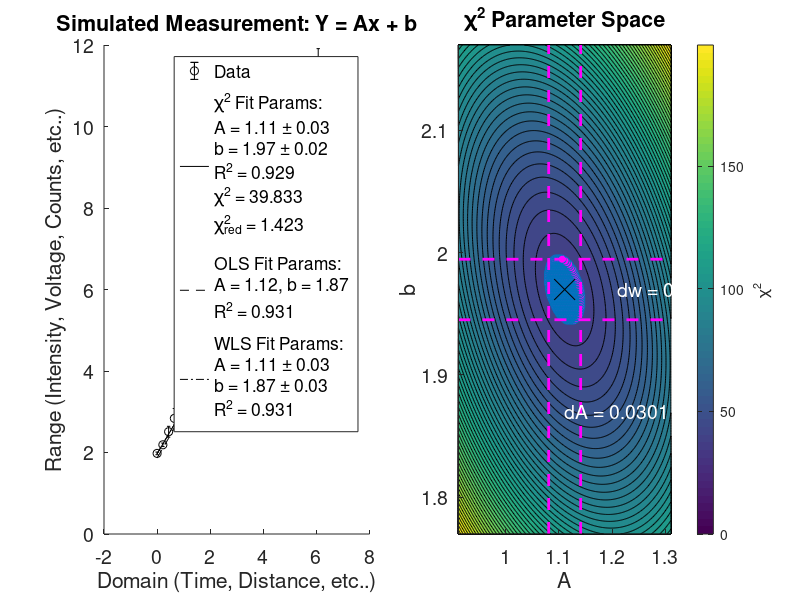

Write MATLAB code to recreate this figure.
%%%%
% This matlab file demonstrates how to fit data to a model using
%   - Chi^2 minimization (with Min chi^2 plus one)
%   - Ordinary least squares (OLS)
%   - Weighted least squares (WLS)
%
% This file is hardcoded for a 2-parameter models, but may be generalized
% for any number of parameters.
%
% Three examples are pre-programmed in for you to explore: a sinusoid
% measurement, a linear fit with signal dependent noise, and the example
% from the counterpart excel sheet on blackboard.
%
% Exploration of this file is encouraged. To guide your investigation,
% think about the following questions.
%
% 1. How do the measurement settings (pts, Nrep, nlvl) affect the precision
%    of the fits?
%
% 2. What is more desirable: more data points per measurement or more total
%    measurements?
%
% 3. How useful is the "Goodness of fit" R^2 statistic at comparing each
%    fitting method?
%
% 4. How do the weighting schemes affect the fits in both methods?
%
% 
% By:  Eric Kercher 
% On:  18FEB2019
% For: PHYS5318 - Principals of Experimental Physics
% At:  Northeastern University
%%%%%%n
 
clear; close all; clc;
 
% Seed for random number generatior. Creates the same noise, and therefore
% the same fit, every run. Comment out for different noise on each run.
rng(5318);
 
% Choose example 'linear' or 'sine' to generate a simulated data set,
% 'excel' to display an example from the excel spreadsheet, 
% or choose 'custom' to write or load in your own data
examp = 'linear';
 
% Choose between 'ordinary' and 'weighted' chi-squared methods
method = 'weighted';
 
 
%% Simulate a measured data set 
A    = 1;        % Free parameter #1
b    = 2;        % Free parameter #2
pts  = 30;       % Data points (shoud be much better than Nyquist!!)
dof  = pts - 2;  % Degrees of freedom of the model (Assume 2 fit params)
Nrep = 5;       % Number of measurements (need at least 2)
nlvl = 0.5;      % Noise level (0 < nlvl < 1)
 
% Domain
x = linspace(0, 2*pi, pts)';
 
% Generate data
switch examp
    case 'sine'
        % Sine wave with Amplitude 'A' and frequency 'b'
        y = repmat(A*sin(b*x), [1 Nrep]) + nlvl*randn(length(x), Nrep);
        
        % Define model using anonymous function
        fit = @(p, x) p(1) .* sin(p(2) .* x);
        
        titlestr = 'Simulated Measurement: Y = Asin(bx)';
        
        % Compute average and SEM
        yavg = mean(y, 2);
        ysem = std(y, 0 , 2) ./ sqrt(Nrep);
 
    case 'linear'
        % Linear response with slope 'A' and intercept 'b'
        % Note the signal dependent noise and constant noise floor.
        y = repmat(A*x + b, [1 Nrep]) + nlvl.*x.*randn(length(x), Nrep) ...
            + .1.*randn(length(x), Nrep);
        
        % Define  model
        fit = @(p, x) p(1) .* x + p(2);
        
        titlestr = 'Simulated Measurement: Y = Ax + b';
        
        % Compute average and SEM
        yavg = mean(y, 2);
        ysem = std(y, 0 , 2) ./ sqrt(Nrep);
 
    case 'excel'
        x    = [1 2 3 4 5]';
        yavg = [0.811938401;
                6.96543519;
                8.350586879;
                9.006213575;
                13.64499783];
        ysem = [0.5 1.2 1.5 1.4 0.8]';
        
        A = 3;
        b = -2;
        pts = length(x);
        dof = pts - 2;
        
        % Define  model
        fit = @(p, x) p(1) .* x + p(2);
        
        titlestr = 'Example from Excel Sheet: Y = Ax + b';
        
    case 'custom'
        % Load your own data here... 
%         load('mydata.mat')
        
%         x = ...
%         y = ...
%         A = ...
%         b = ...
%         pts = ...
%         dof = pts - 2;
%         Nrep = ...
 
%         fit = ...
%         titlestr = ...
 
%         yavg = ...
%         ysem = ...
    
    otherwise
        error('Example not recognized');
end
 
 
%% Chi-squared minimization
 
% Define chi-squared error metric
switch method
    case 'weighted'
        % Data points are weighted by uncertainty
        chi2 = @(p) sum( ((yavg - fit(p, x)) ./ ysem).^2 );
        
    case 'ordinary'
        % Assume equal uncertainties of 1 (This is just an ordinary
        % sum-squared-error calculation)
        chi2 = @(p) sum( ((yavg - fit(p, x)) ./    1).^2 );
        
    otherwise
        error('Chi^2 method not recognized');
end
 
% Initial condition for fminsearch 
x0 = [A b];
 
% Use 'fminsearch' to find the parameters that minimize the chi2 function
pmin = fminsearch(chi2, x0);
 
% Find minimum chi2 using parameters
minchisq = chi2(pmin);
 
% Calculate the "goodness of fit" R^2
Rsq_chi2 = 1 - sum((yavg - fit(pmin, x)).^2)/sum((yavg - mean(yavg)).^2);
 
%% Chi-squared min + 1 
 
% Take a look at chi-squared in parameter space
% NOTE: Adjust the range 'r' to zoom in/out on the chi^2 + 1 ellipse;
% It should fill at least 1% of the grid. 
r = 0.2;
Arange = linspace(pmin(1) - r, pmin(1) + r, 300);
brange = linspace(pmin(2) - r, pmin(2) + r, 300);
[X, Y] = ndgrid(Arange, brange);
 
% Compute Chi-squared at each point in parameter space
Z = zeros(size(X));
for i = 1:size(X, 1)
    for j = 1:size(X, 2)
        Z(i, j) = chi2( [X(i, j), Y(i, j)] );
    end
end
 
% Look for all values in Z that compute as less than Chi^2 + 1
[idxA, idxb] = find(Z <= minchisq + 1);
 
% Make sure range was set correctly by checking how many grid points were
% found in the chi2 + 1 ellipse (percentage of grid points)
if numel(idxA)/numel(X) < 0.01
    warning('Ellipse is too small, please zoom in for better precision.');
end
 
% Compute uncertainty in A and b
dAmin = min(Arange(idxA)); dAmax = max(Arange(idxA));
dbmin = min(brange(idxb)); dbmax = max(brange(idxb));
dA = (dAmax - dAmin)/2;    db = (dbmax - dbmin)/2;
 
 
%% OLS and WLS via matrix methods
 
% linearize the data using 
x_lin = x;
y_lin = yavg; 
 
% OLS
 
% Construct x matrix with one column for each parameter in the model.
% Each column is scaled to the order of the polynomial of x. For a linear
% equation, the first column is x^1 (just x), and second column is x^0,
% which is a vector of ones. This method works for n-degree polynomial fits
 
x_ols = [x_lin, ones(length(x_lin), 1)];
 
% Matrix version: (X'*X)^(-1) * X' * Y
% p_ols = inv(x_ols' * x_ols) * x_ols' * yavg;
 
% But wait! Matlab has a convenient shorthand for this calculation 
% using the backslash '\' operator:
p_ols = x_ols \ y_lin;
 
% OLS coefficients
A_ols = p_ols(1);
b_ols = p_ols(2);
 
% Goodness of fit
Rsq_ols = 1 - sum((y_lin - fit(p_ols, x)).^2)/sum((y_lin - mean(y_lin)).^2);
 
 
% WLS
 
% x and y get weighted by their uncertainty
x_wls = x_ols ./ ysem;
y_wls = y_lin ./ ysem;
 
% Compute coeficients (same as OLS method)
p_wls = x_wls \ y_wls;
 
% Covaraince matrix
cov = inv(x_wls'*x_wls);
 
% NOTE: this this is equivalent to a 1/dy^2 weighting, which can be  
% calculated explicitly by defining a weight matrix of 1/dy^2 on the
% diagonal (zeros everywhere else), then computing a solution using the
% OLS matrices multiplied by the weights like so:
% W = diag(1 ./ (ysem.^2));
 
% % The covariance matrix is
% cov = inv(x_ols' * W * x_ols);
 
% % The coefficients are computed as
% p_wls = cov * x_ols' * W * y_lin;
 
% Try it out yourself and compare. There are a number of other weighting
% strategies that can be employed too, like 1/dy, 1/x, etc... try a few and
% see how they affect the results.
 
 
% Individual coefficients
A_wls = p_wls(1);
b_wls = p_wls(2);
 
% The uncertainties in each parameter lie on the diagonal of the covariance
% matrix
sigma_p = sqrt(diag(cov));
dA_wls = sigma_p(1);
db_wls = sigma_p(2);
 
% Goodness of fit
Rsq_wls = 1 - sum((y_lin - fit(p_wls, x)).^2)/sum((y_lin - mean(y_lin)).^2);
 
 
%% Display
 
% Plot the data model with the minimized parameters
figure('position', [100 100 1500 600]); 
subplot(1,2,1);hold on;
set(gca, 'FontSize', 14);
errorbar(x, yavg, ysem, 'ok');
plot(x, fit(pmin, x), 'k');
 
% Plot OLS/WLS fits if NOT sine example
if ~strcmp(examp, 'sine')
    plot(x, fit(p_ols, x), '--k');
    plot(x, fit(p_wls, x), '-.k');
end
 
xlabel('Domain (Time, Distance, etc..)');
ylabel('Range (Intensity, Voltage, Counts, etc..)');
title(titlestr);
 
% Fit information
str_chi2 = sprintf(['\\chi^2 Fit Params:\n' ...
               'A = %3.2f \\pm %3.2f \n' ...
               'b = %3.2f \\pm %3.2f \n' ...
               'R^2 = %4.3f \n' ...
               '\\chi^2 = %4.3f \n' ...
               '\\chi^2_{red} = %4.3f \n'], pmin(1), dA, pmin(2),...
                db, Rsq_chi2, minchisq, minchisq/dof);
            
str_ols = sprintf(['OLS Fit Params: \n' ...
               'A = %3.2f, b = %3.2f \n' ...
               'R^2 = %4.3f \n'], A_ols, b_ols, Rsq_ols);
           
str_wls = sprintf(['WLS Fit Params: \n' ...
               'A = %3.2f \\pm %3.2f \n' ...
               'b = %3.2f \\pm %3.2f \n' ...
               'R^2 = %4.3f \n'], A_wls, dA_wls, b_ols, db_wls, Rsq_ols);
 
legend({'Data', str_chi2, str_ols , str_wls}, 'Location', 'Best');
 
% Plot the Chi^2 + 1 ellipsoid in parameter space
subplot(1,2,2); hold on;
set(gca, 'FontSize', 14);
contourf(X, Y, Z, 50);
scatter(Arange(idxA), brange(idxb), 'mo', 'MarkerFaceColor', 'Magenta');
plot(pmin(1), pmin(2), 'kx', 'MarkerSize', 15);
xlabel('A'); ylabel('b'); ch = colorbar; ylabel(ch, sprintf('\\chi^2'));
title(sprintf('\\chi^2 Parameter Space'));
 
% Chi^2 + 1 uncertainty boundaries
line([dAmin dAmin], [pmin(2)-r pmin(2)+r],     'Color', 'magenta', 'LineStyle', '--', 'LineWidth', 2);
line([dAmax dAmax], [pmin(2)-r pmin(2)+r],     'Color', 'magenta', 'LineStyle', '--', 'LineWidth', 2);
line([pmin(1)-r pmin(1)+r],     [dbmin dbmin], 'Color', 'magenta', 'LineStyle', '--', 'LineWidth', 2);
line([pmin(1)-r pmin(1)+r],     [dbmax dbmax], 'Color', 'magenta', 'LineStyle', '--', 'LineWidth', 2);
text(pmin(1), pmin(2) - r/2, sprintf('dA = %5.4f', dA), 'Color', 'White', 'FontSize', 14);
text(pmin(1)+r/2, pmin(2), sprintf('dw = %5.4f', db), 'Color', 'White', 'FontSize', 14);
 


